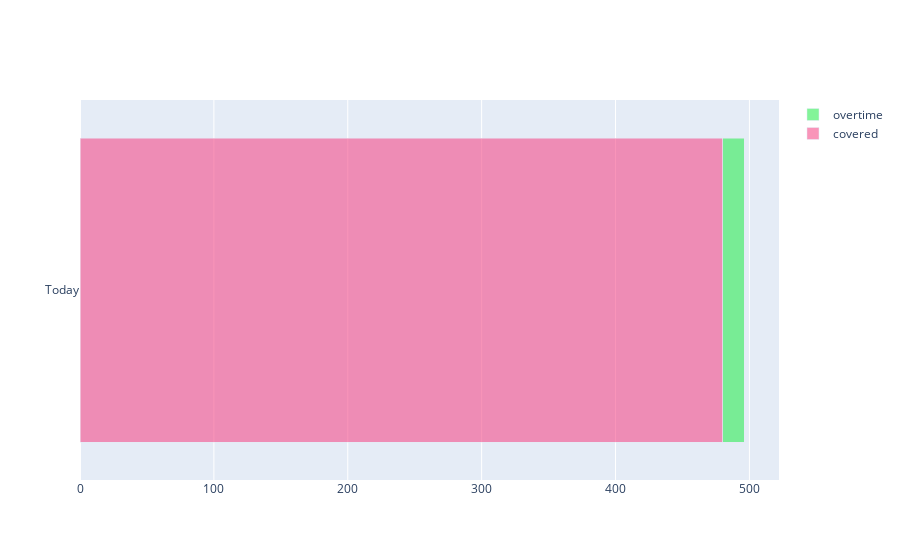

The notebook cell this image was saved under:
### Code cell
# Stacked bar chart
covered_today = MAX_MINUTES_RECOMMENDED - remaining_today

buffer_name = 'remaining'
buffer_color = 'rgba(237, 49, 49, 0.6)'

# Remaining
if remaining_today > 0:
    
    covered_today = MAX_MINUTES_RECOMMENDED - remaining_today
    
    finishing_time_today = datetime.now() + timedelta(minutes = remaining_today)
    print('FINISHING TIME TODAY (8 HOURS): ', finishing_time_today.time().strftime("%H:%M:%S"))

# Overtime
else:
    
    covered_today = MAX_MINUTES_RECOMMENDED
    remaining_today = abs(remaining_today)
    buffer_name = 'overtime'
    buffer_color = 'rgba(49, 237, 86, 0.6)'

fig = go.Figure()
fig.add_trace(go.Bar(
    y=['Today'],
    x=[covered_today],
    name='covered',
    orientation='h',
    marker=dict(
        color='rgba(246, 78, 139, 0.6)',
    )
))

fig.add_trace(go.Bar(
    y=['Today'],
    x=[remaining_today],
    name=buffer_name,
    orientation='h',
    marker=dict(
        color=buffer_color,
    )
))

fig.update_layout(barmode='stack')
fig.show()

### Figure 1 — Plotly figure (JSON) as saved in the notebook; plotly's stock layout.template omitted (floating-point values rounded to 4 significant figures)
{"data": [{"marker": {"color": "rgba(246, 78, 139, 0.6)"}, "name": "covered", "orientation": "h", "type": "bar", "x": [480], "y": ["Today"]}, {"marker": {"color": "rgba(49, 237, 86, 0.6)"}, "name": "overtime", "orientation": "h", "type": "bar", "x": [16], "y": ["Today"]}], "layout": {"barmode": "stack"}}
